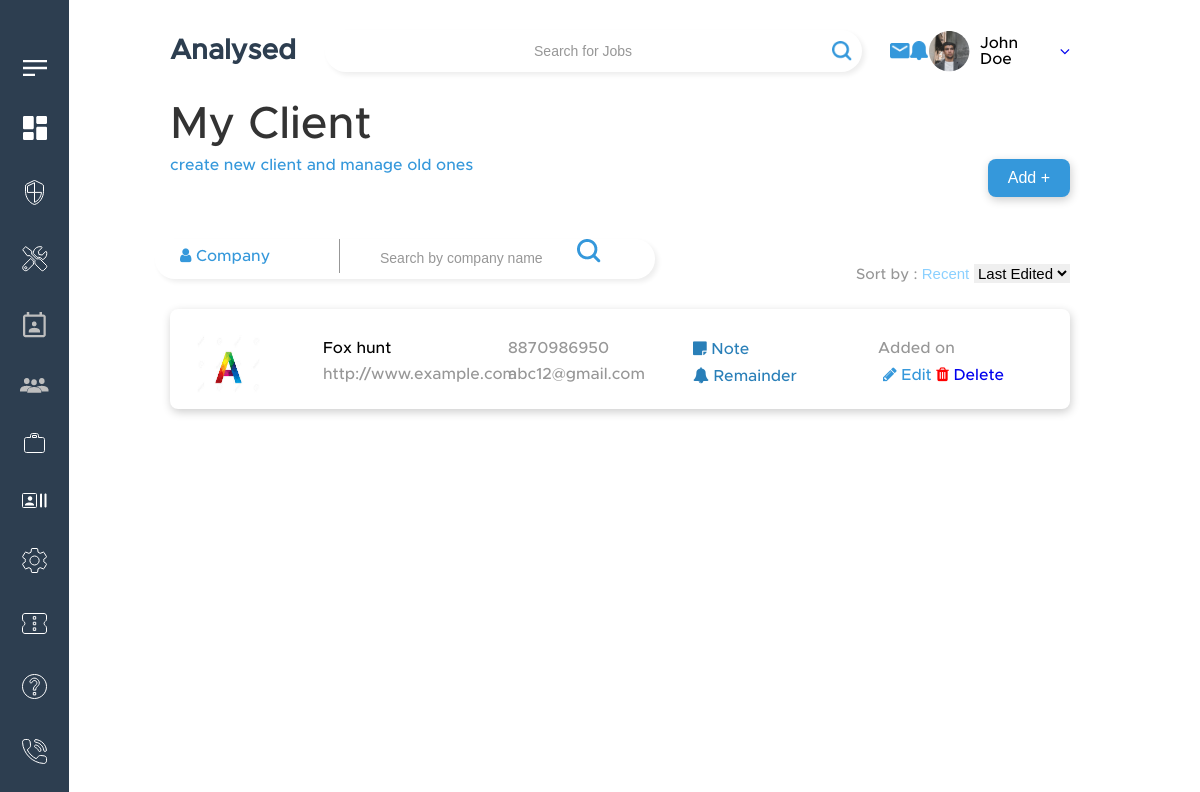
The app's page /recruiter/client_list.php with its own data.
### tables this page shows
CREATE TABLE `client` (
  `client_id` int(255) NOT NULL,
  `company_name` varchar(50) NOT NULL,
  `status` varchar(50) NOT NULL,
  `company` varchar(50) NOT NULL,
  `company_img` varchar(50) NOT NULL,
  `ownership` varchar(20) NOT NULL,
  `industry` varchar(50) NOT NULL,
  `source` varchar(20) NOT NULL,
  `parent_company` varchar(20) NOT NULL,
  `active_contact` varchar(50) NOT NULL,
  `company_desc` varchar(1000) NOT NULL,
  `permanent_fee` varchar(20) NOT NULL,
  `contract_fee` varchar(20) NOT NULL,
  `main_email` varchar(20) NOT NULL,
  `contact_no` bigint(10) NOT NULL,
  `address` varchar(100) NOT NULL,
  `city` varchar(20) NOT NULL,
  `zipcode` varchar(10) NOT NULL,
  `state` varchar(20) NOT NULL,
  `country` varchar(20) NOT NULL,
  `bank_name` varchar(20) NOT NULL,
  `bank_id` bigint(20) NOT NULL,
  `bank_acc_no` bigint(20) NOT NULL,
  `iban` varchar(20) NOT NULL,
  `vat` varchar(20) NOT NULL
);

### recruiter/client_list.php (the view, shortened to what this page needs)
<?php include('header.php')?>
<link rel="stylesheet" href="https://cdnjs.cloudflare.com/ajax/libs/font-awesome/4.7.0/css/font-awesome.min.css">
<link rel="stylesheet" href="./css/client_list.css">
<body>
    <div class="container">
        <div class="small_container-1">
            <div class="heading_dash">
                <h1 class="mainHeadingDash">My Client</h1>
                <p class="mainParaDash">create new client and manage old ones</p><br>
            </div>
            <span>
                <a href="addClient.php"><button class="btn" id="myBtn" type="button">Add + </button></a>
            </span>
            <div class="search-box">
                <details id="dropdown" class="dropdown">
                    <summary class="dropdown-button">
                        <span id="selected-item" class="selected-item"><i class="fa fa-user"></i> Company</span>
                    </summary>
                </details>
                <form method="post">
                    <input class="search-form-input" type="text" name="textsearch" placeholder="Search by company name">
                    <button type="submit" name="btnsearch" class="searchButton-client">
                        <img src="./img/search-icon-blue.png" / id="searchButtonImg">
                    </button>
                </form>
            </div>
            <div class="row-flex-jobj justifycontent-flex-end-1">
                <p class="sortbyText">Sort by :
                    <select name="multi_search" id="multi_search" class="sortbySelect" style="color:#8BD0FF;">
                        <option>Recent</option>
                    </select>
                    <select id="multi_search" class="search_list">
                        <option value="" default>Last Edited</option>
                    </select>
                </p>
            </div>
            <?php
 	$flag=0;
        if($flag == 0)
        {
            $sql="select * from client";
        }
          $res=mysqli_query($conn,$sql);
          if($res == TRUE)
          {
              $count=mysqli_num_rows($res);
              if($count >0)
              {
                  while($rows=mysqli_fetch_assoc($res))
                  {
                      $client_id=$rows['client_id'];
                      $name=$rows['company_name'];
                      $company_name=$rows['company'];
                      $main_email=$rows['main_email'];
                      $contact_no=$rows['contact_no'];
                      $added_on=$rows['last_updated'];
               ?>
            <a style="text-decoration:none" href="client_individual.php?c_id=<?php echo $client_id; ?>">
                <div class="row">
                    <div class="column" id="pic">
                        <img src="../img/<?php echo $rows['company_img']; ?>" width="65" height="65">
                    </div>
                    <div class="column" id="info">
                        <p class="col-1"><?php echo $name; ?></p>
                        <span class="col-span-1"><?php echo $company_name; ?></span>
                    </div>
                    <div class="column" id="contact_email">
                        <p class="col-3"><?php echo $contact_no; ?></p>
                        <span class="col-span-3"><?php echo $main_email; ?></span>
                    </div>
                    <div class="column" id="note">
                        <p class="col-4"><i class="fa fa-sticky-note" aria-hidden="true"></i> Note</p>
                        <span class="col-span-4"><i class="fa fa-bell" aria-hidden="true"></i> Remainder</span>
                    </div>
                    <div class="column">
                        <p class="col-5">Added on <span><?php echo $added_on; ?></span></p>
                        <span class="col-span-5"><i class="fa fa-pencil" aria-hidden="true"></i> Edit</span>
                        <a href="delete_client_list.php?Id=<?php echo $client_id; ?>" class="colSpan5"><i
                                class="fa fa-trash" aria-hidden="true" style="color:red;"></i> Delete</a>
                    </div>
                </div>
            </a>
            <?php
                 }
             }
         }
        ?>
        </div>
    </div>
</body>

### recruiter/css/header_remove.css (style rules this page uses)
* { margin: 0px; padding: 0px; box-sizing: border-box; }
a { text-decoration: none; outline: none; border: none; }
body { background-color: white; box-sizing: border-box; font-family: 'CeraB'; background-color: #fff; }
.container { max-width: 100%; margin-left: 80px; position: relative; padding: 0px 30px; margin-top: 30px; }
.heading_dash { margin: 20px auto; width: 100%; }
.mainHeadingDash { font-weight: 400; font-size: 45px; color: #333333; margin: 10px 0px; }
.mainParaDash { color: #3598db; }

### recruiter/css/index_remov.css (style rules this page uses)
* { margin: 0px; padding: 0px; box-sizing: border-box; }
.row-flex-jobj { display: flex; align-items: center; flex-wrap: wrap; }
body { background-color: white; box-sizing: border-box; font-family: MetroM; background-color: #fff; }
.container { max-width: 100%; margin-left: 80px; position: relative; padding: 0px 30px; margin-top: 30px; }
input { font-size: 16px; }
.heading_dash { margin: 20px auto; width: 100%; font-family: MetroM; }
.mainHeadingDash { font-weight: 400; font-size: 45px; color: #333333; margin: 10px 0px; font-family: MetroM; }
.mainParaDash { color: #3598db; }

### recruiter/css/client_list.css (style rules this page uses)
* { box-sizing: border-box; }
body { margin-left: 5%; margin-right: 100px; }
.column { float: left; padding: 20px; }
.row::after { content: ""; clear: both; display: table; }
.column p { color: #979797; margin-top: 20px; }
.btn { padding: 7px 12px; background-color: #3598db; color: #fff; border-radius: 8px; }
.searchButton-client { background: white; outline: none; cursor: pointer; border: none; border-radius: 0px 40px 40px 0px; margin-right: 40px; }
.btn { float: right; margin-top: -50px; box-shadow: 1px 3px 10px #00000033; border-radius: 8px; border: none; background: #3598db; padding: 10px 20px; font-size: 16px; }
.justifycontent-flex-end-1 { justify-content: flex-end; float: right; margin-top: -15px; }
.sortbyText { color: #979797; font-size: 15px; }
.sortbySelect { background: transparent; font-size: 15px; color: #979797; outline: none; border: none; -webkit-appearance: none; -moz-appearance: none; appearance: none; -ms-appearance: none; }
.row { height: 100px; background: var(--unnamed-color-ffffff) 0% 0% no-repeat padding-box; background: #ffffff 0% 0% no-repeat padding-box; box-shadow: 1px 3px 10px #00000033; border-radius: 8px; opacity: 1; margin-top: 30px; }
.column { padding: 26px; margin-right: -15px; }
.column p { margin-top: 5px; margin-bottom: 10px; }
.column span { margin-top: 5px; font-size: 16px; margin-bottom: 5px; }
.column .col-1 { color: black; font-size: 16px; }
.column .col-span-1 { color: #979797; font-size: 16px; }
.column .col-3, .column .col-span-3 { color: #979797; }
.column .col-4, .column .col-span-4 { color: #297fb8; }
.col-5 { color: #979797; }
.col-span-5 { color: #3598db; padding-left: 5px; }
.search-box { display: flex; width: 500px; box-shadow: 3px 3px 5px 0px rgba(238, 238, 238, 1); border-radius: 40px; margin-left: -15px; margin-top: 50px; height: 40px; }
.search-form-input { -webkit-appearance: none; appearance: none; position: relative; width: 75%; height: 31px; padding: 5px 20px 5px 40px; border: none; border-radius: opx opx 40px 40px; background-position: 15px center; background-size: 18px; background-repeat: no-repeat; background-color: #fff; color: #3d3935; font-size: 14px; outline: none; }
.dropdown { position: relative; width: 35%; height: 34px; border-right: 1px solid #979797; margin-left: 10px; }
.dropdown::before { position: absolute; top: 5px; left: 0; z-index: 999; width: px; height: 36px; background-color: #ccc; content: ""; }
.dropdown-button { list-style: none; position: relative; width: 100%; height: 100%; padding: 15px; border-radius: 20px 0px 0px 20px; background-color: #fff; color: transparent; outline: none; cursor: pointer; }
.dropdown-button .selected-item { color: #3598db; font-size: 1rem; position: relative; top: -7px; }
::placeholder { font-size: 14px; color: #979797; }
.search_list { outline: none; border: none; color: black; font-size: 15px; }
#info, #contact_email, #note { width: 250px !important; }
#info { margin-left: 50px; }
@media screen and (max-width: 1376px) { #info, #contact_email, #note { width: 200px !important; } }
@media screen and (max-width: 1376px) { #info { margin-left: 25px; } }

### records on screen
client: company_img (picture), company_name "Fox hunt", company "http://www.example.com", contact_no "8870986950", main_email "abc12@gmail.com"
